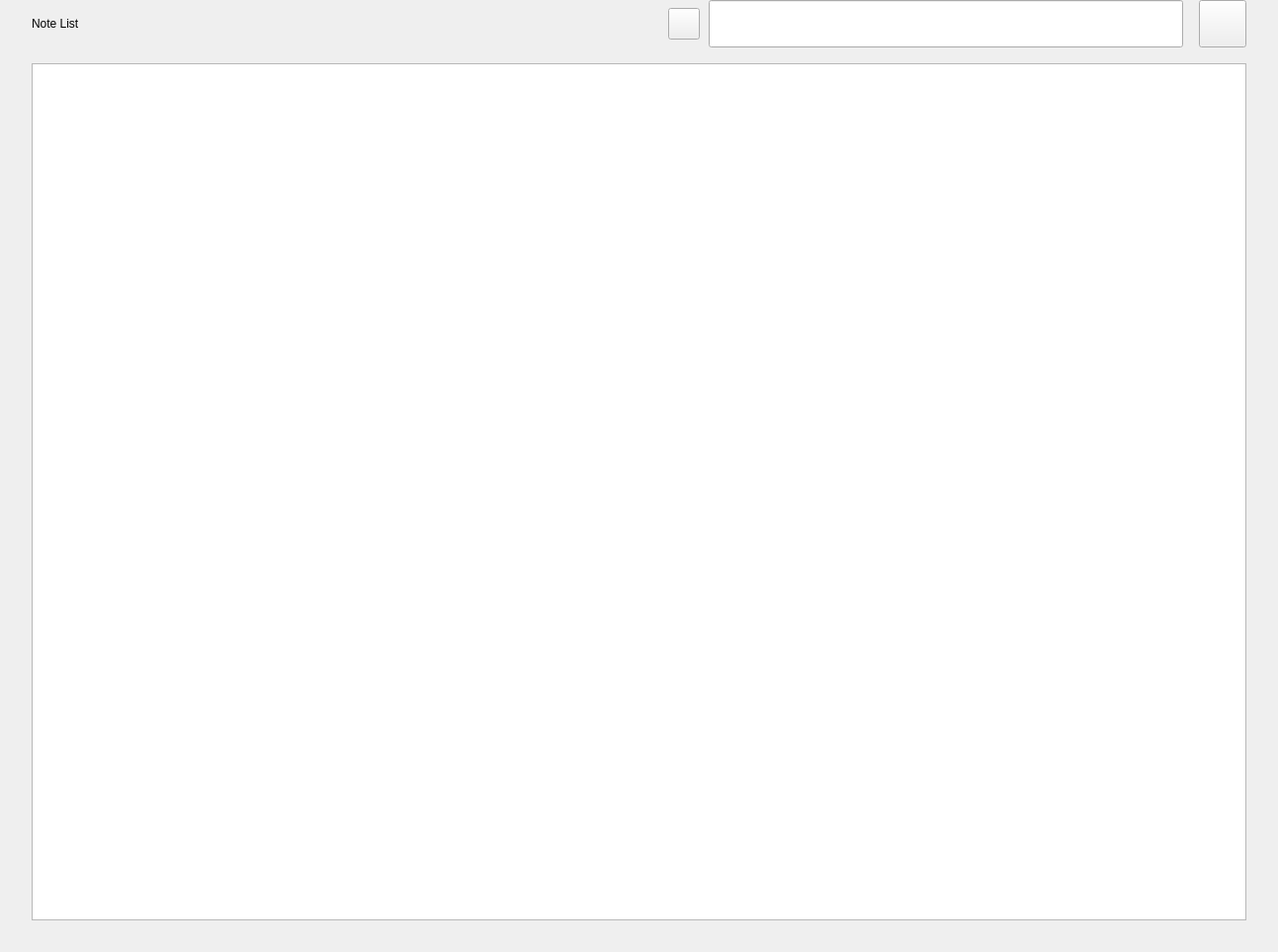
<?xml version="1.0" encoding="UTF-8"?>
<ui version="4.0">
 <class>Widget</class>
 <widget class="QWidget" name="Widget">
  <property name="geometry">
   <rect>
    <x>0</x>
    <y>0</y>
    <width>1293</width>
    <height>963</height>
   </rect>
  </property>
  <property name="windowTitle">
   <string>Widget</string>
  </property>
  <property name="styleSheet">
   <string notr="true"/>
  </property>
  <layout class="QVBoxLayout" name="verticalLayout_2">
   <property name="spacing">
    <number>0</number>
   </property>
   <property name="leftMargin">
    <number>0</number>
   </property>
   <property name="topMargin">
    <number>0</number>
   </property>
   <property name="rightMargin">
    <number>0</number>
   </property>
   <property name="bottomMargin">
    <number>0</number>
   </property>
   <item>
    <layout class="QVBoxLayout" name="verticalLayout">
     <property name="spacing">
      <number>16</number>
     </property>
     <property name="leftMargin">
      <number>0</number>
     </property>
     <property name="rightMargin">
      <number>0</number>
     </property>
     <property name="bottomMargin">
      <number>32</number>
     </property>
     <item>
      <layout class="QHBoxLayout" name="horizontalLayout_2">
       <property name="spacing">
        <number>0</number>
       </property>
       <property name="leftMargin">
        <number>32</number>
       </property>
       <property name="rightMargin">
        <number>32</number>
       </property>
       <item>
        <widget class="QLabel" name="label">
         <property name="text">
          <string>Note List</string>
         </property>
        </widget>
       </item>
       <item>
        <spacer name="horizontalSpacer">
         <property name="orientation">
          <enum>Qt::Horizontal</enum>
         </property>
         <property name="sizeHint" stdset="0">
          <size>
           <width>40</width>
           <height>20</height>
          </size>
         </property>
        </spacer>
       </item>
       <item>
        <spacer name="horizontalSpacer_4">
         <property name="orientation">
          <enum>Qt::Horizontal</enum>
         </property>
         <property name="sizeType">
          <enum>QSizePolicy::Minimum</enum>
         </property>
         <property name="sizeHint" stdset="0">
          <size>
           <width>9</width>
           <height>20</height>
          </size>
         </property>
        </spacer>
       </item>
       <item>
        <widget class="kdk::KPushButton" name="newKynote">
         <property name="minimumSize">
          <size>
           <width>32</width>
           <height>32</height>
          </size>
         </property>
         <property name="maximumSize">
          <size>
           <width>32</width>
           <height>32</height>
          </size>
         </property>
         <property name="cursor">
          <cursorShape>PointingHandCursor</cursorShape>
         </property>
         <property name="focusPolicy">
          <enum>Qt::TabFocus</enum>
         </property>
         <property name="styleSheet">
          <string notr="true"/>
         </property>
         <property name="text">
          <string/>
         </property>
         <property name="icon">
          <iconset>
           <normaloff>:/images/newNote_Regular.png</normaloff>:/images/newNote_Regular.png</iconset>
         </property>
         <property name="iconSize">
          <size>
           <width>32</width>
           <height>32</height>
          </size>
         </property>
        </widget>
       </item>
       <item>
        <spacer name="horizontalSpacer_3">
         <property name="orientation">
          <enum>Qt::Horizontal</enum>
         </property>
         <property name="sizeType">
          <enum>QSizePolicy::Minimum</enum>
         </property>
         <property name="sizeHint" stdset="0">
          <size>
           <width>9</width>
           <height>20</height>
          </size>
         </property>
        </spacer>
       </item>
       <item>
        <widget class="kdk::KSearchLineEdit" name="SearchLine">
         <property name="minimumSize">
          <size>
           <width>480</width>
           <height>48</height>
          </size>
         </property>
         <property name="maximumSize">
          <size>
           <width>480</width>
           <height>48</height>
          </size>
         </property>
         <property name="styleSheet">
          <string notr="true"/>
         </property>
        </widget>
       </item>
       <item>
        <spacer name="horizontalSpacer_2">
         <property name="orientation">
          <enum>Qt::Horizontal</enum>
         </property>
         <property name="sizeType">
          <enum>QSizePolicy::Fixed</enum>
         </property>
         <property name="sizeHint" stdset="0">
          <size>
           <width>16</width>
           <height>20</height>
          </size>
         </property>
        </spacer>
       </item>
       <item>
        <widget class="QPushButton" name="viewChangeButton">
         <property name="minimumSize">
          <size>
           <width>48</width>
           <height>48</height>
          </size>
         </property>
         <property name="maximumSize">
          <size>
           <width>48</width>
           <height>48</height>
          </size>
         </property>
         <property name="styleSheet">
          <string notr="true"/>
         </property>
         <property name="text">
          <string/>
         </property>
        </widget>
       </item>
      </layout>
     </item>
     <item>
      <layout class="QVBoxLayout" name="verticalLayout_4">
       <property name="leftMargin">
        <number>32</number>
       </property>
       <property name="rightMargin">
        <number>32</number>
       </property>
       <item>
        <widget class="NoteView" name="listView">
         <property name="styleSheet">
          <string notr="true"/>
         </property>
        </widget>
       </item>
      </layout>
     </item>
    </layout>
   </item>
  </layout>
 </widget>
 <customwidgets>
  <customwidget>
   <class>NoteView</class>
   <extends>QListView</extends>
   <header location="global">noteView.h</header>
  </customwidget>
  <customwidget>
   <class>kdk::KSearchLineEdit</class>
   <extends>QLineEdit</extends>
   <header location="global">ksearchlineedit.h</header>
  </customwidget>
  <customwidget>
   <class>kdk::KPushButton</class>
   <extends>QPushButton</extends>
   <header location="global">kpushbutton.h</header>
  </customwidget>
 </customwidgets>
 <resources/>
 <connections/>
</ui>
